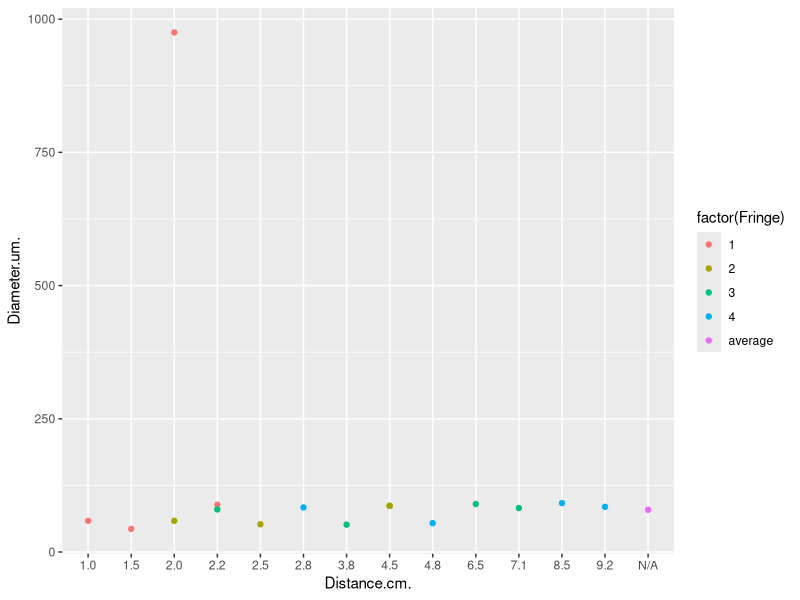
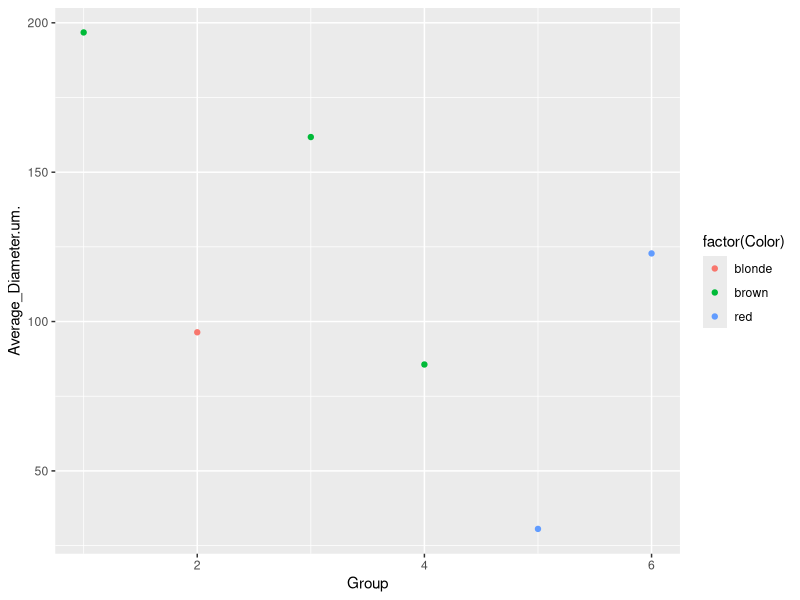

These charts were generated, in order, by the following R code:
## ---- chunk 1
knitr::opts_chunk$set(echo = TRUE)
## ---- chunk 2
diffractiondata <- read.table(header=TRUE, text="
Fringe   Diameter(um) Wavelength(nm)   Distance(cm)   
1        88.64        650              2.2
1        975          650              2.0
1        43.33        650              1.5
1        58.56        640              1.0
2        86.67        650              4.5
2        86.67        650              4.5
2        52.00        650              2.5
2        58.56        640              2.0
3        82.39        650              7.1
3        90.0         650              6.5
3        51.3         650              3.8
3        79.85        640              2.2
4        84.78        650              9.2
4        91.76        650              8.5
4        54.16        650              4.8
4        83.65        640              2.8
average  79.32        648              N/A")    
## ---- chunk 3
averagediameter <- read.table(header=TRUE, text="
Group     Average_Diameter(um)   Color
1           196.78               brown
2           96.4                 blonde
3           161.76               brown
4           85.62                brown
5           30.58                red
6           122.8                red")
## ---- chunk 4
library(ggplot2)
ggplot(diffractiondata, aes(x = Distance.cm., y = Diameter.um.)) + 
  geom_point(aes(color = factor(Fringe)))
## ---- chunk 5
library(ggplot2)
ggplot(averagediameter, aes(x = Group, y = Average_Diameter.um.)) +
  geom_point(aes(color = factor(Color)))
